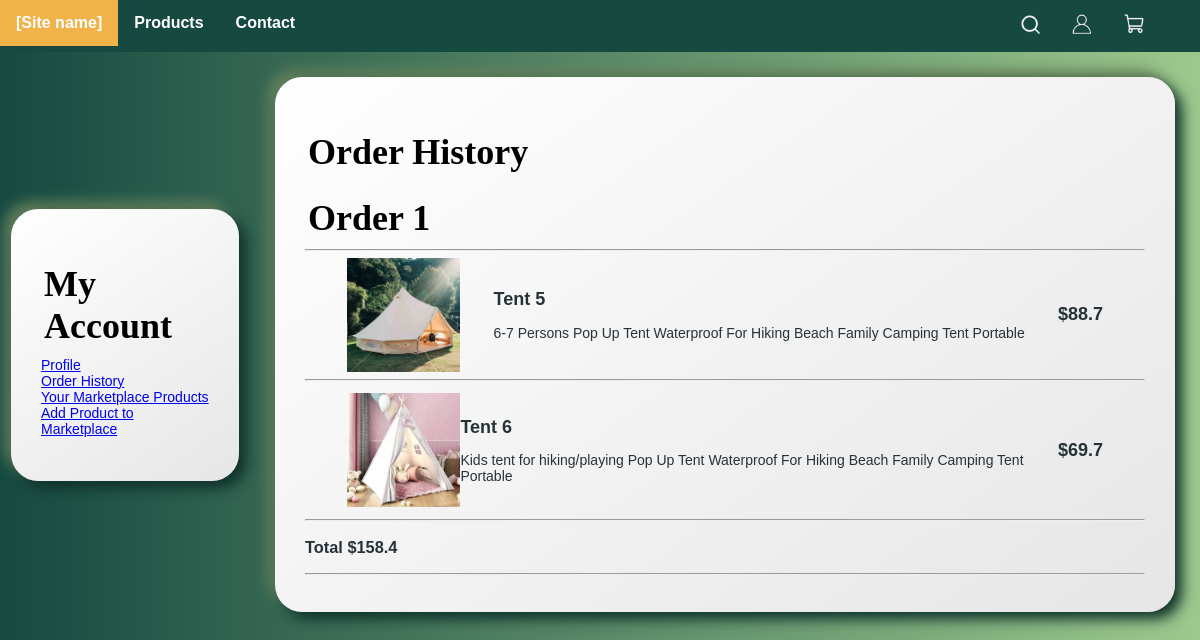
Page /history.php (signed in) on the committed database.
### tables this page shows
CREATE TABLE order_details (
    order_id int NOT NULL AUTO_INCREMENT PRIMARY KEY,
    user_id int,
    payment_id int,
    FOREIGN Key (user_id) references customer(user_id),
    FOREIGN Key (payment_id) references payment_details(payment_id)
) AUTO_INCREMENT = 001;

CREATE TABLE order_items (
    order_id int NOT NULL,
    product_id int,
    quantity int,
    FOREIGN Key (order_id) references order_details(order_id),
    FOREIGN Key (product_id) references products(product_id)
);

CREATE TABLE products (
    product_id int NOT NULL AUTO_INCREMENT PRIMARY KEY,
    cat_id int,
    product_keywords varchar(1000),
    productName varchar(1000),
    productDesc varchar(1000),
    images VARCHAR(1000),
    price float,
    quantity int,
    user_id int DEFAULT NULL,
    FOREIGN Key (cat_id) references products_category(cat_id),
    FOREIGN Key (user_id) references customer(user_id)
) AUTO_INCREMENT = 001;

CREATE TABLE payment_details (
    payment_id int NOT NULL AUTO_INCREMENT PRIMARY KEY,

    amount float,
    card_name varchar(1000),
    card_number varchar(100),
    expiry varchar(100),
    csv int(3) 
) AUTO_INCREMENT = 001;

### history.php (the view, shortened to what this page needs)
<!DOCTYPE html>
<html lang="en">
  <head>
    <link rel="stylesheet" href="style/Style.css">
  </head>
  <body id="grad">
    <?php require_once "PHP/menu.php"; ?>
    <div class="cart-sum">
      <?php require_once "PHP/account menu.php"; ?>
      <div class="Area-2 profile-area">
        <h1>Order History</h1>
        <div>
          <?php
            $sql1 = "SELECT order_details.order_id, payment_details.amount
            FROM order_details
            JOIN payment_details ON payment_details.payment_id = order_details.payment_id
            WHERE user_id = $_SESSION[user_id];";
            if ($result = mysqli_query($conn, $sql1)){
                if(mysqli_num_rows($result) > 0) {
                  $count = 1;
                    while ($row = mysqli_fetch_assoc($result)){
                      $sql2 ="SELECT order_details.order_id , order_items.product_id, products.productName, products.images, products.productDesc, order_items.quantity, products.price
            FROM order_details
            JOIN order_items ON order_details.order_id = order_items.order_id
            JOIN payment_details ON order_details.payment_id = payment_details.payment_id
            JOIN products ON order_items.product_id = products.product_id
            WHERE order_details.order_id = $row[order_id];";?>
                      <h1>Order <?php echo $count;
                      $count++;?></h1>
                        <hr>
                        <?php
                      if ($result2 = mysqli_query($conn, $sql2)){
                        if(mysqli_num_rows($result2) > 0) {
                          while ($row2 = mysqli_fetch_assoc($result2)){
                            ?>
                            <div class="product">
                              <img class="product-image" src="<?php echo $row2["images"];?>">
                              <ul>
                                <li><h2><?php echo $row2["productName"];?></h2></li>
                                <li><p><?php echo $row2["productDesc"];?></p></li>
                              </ul>
                              <div class="product_amount_info">
                                <h2>$<?php echo $row2["price"];?></h2>
                              </div>
                            </div>
                              <hr>
          <?php
                      }
                    }
                  }
                echo "<h3>Total $" . $row["amount"] . "</h3><hr>";
                }mysqli_free_result($result2);
              }else{
                echo "<h1>No Previous Orders</h1>";
              }
            }
            ?>
        </div>
      </div>
    </div>
  </body>
</html>

### Style/style.css (style rules this page uses)
* { font-family: Arial, Helvetica, sans-serif; }
body { font-size: 14px; color: #263238; margin: 0px; }
h1 { font-family: 'Times New Roman'; font-size: 36px; font-weight: bold; color: #000; margin-bottom: 10px; margin-left: 3px; }
h2 { font-size: 18px; }
ul { padding: 0px; }
li { list-style-type: none; }
.Area-2 { border-radius: 27px; background: linear-gradient(145deg, #ffffff, #e6e6e6); box-shadow: 7px 7px 14px #0e302a, -7px -7px 14px #66825c; padding: 30px; margin: 25px; }
.profile-area { width: 70%; }
.cart-sum { display: flex; flex-flow: row; }
.product { margin: auto; width: 90%; height: 30%; display: flex; justify-content: space-between; align-items: center; }
.product-image { width: 15%; text-align: center; }
#grad { background-image: linear-gradient(to right, #164A41, #9DC88D); }
::placeholder { color: #000; }

### rows in the picture
order_details: payment.amount "158.4"
order_items: product_id.images (picture), product_id.productName "Tent 5", product_id.productDesc "6-7 Persons Pop Up Tent Waterproof For Hiking Beach Family Camping Tent Portable", product_id.price "88.7"
order_items: product_id.images (picture), product_id.productName "Tent 6", product_id.productDesc "Kids tent for hiking/playing Pop Up Tent Waterproof For Hiking Beach Family Camping Tent Portable", product_id.price "69.7"
